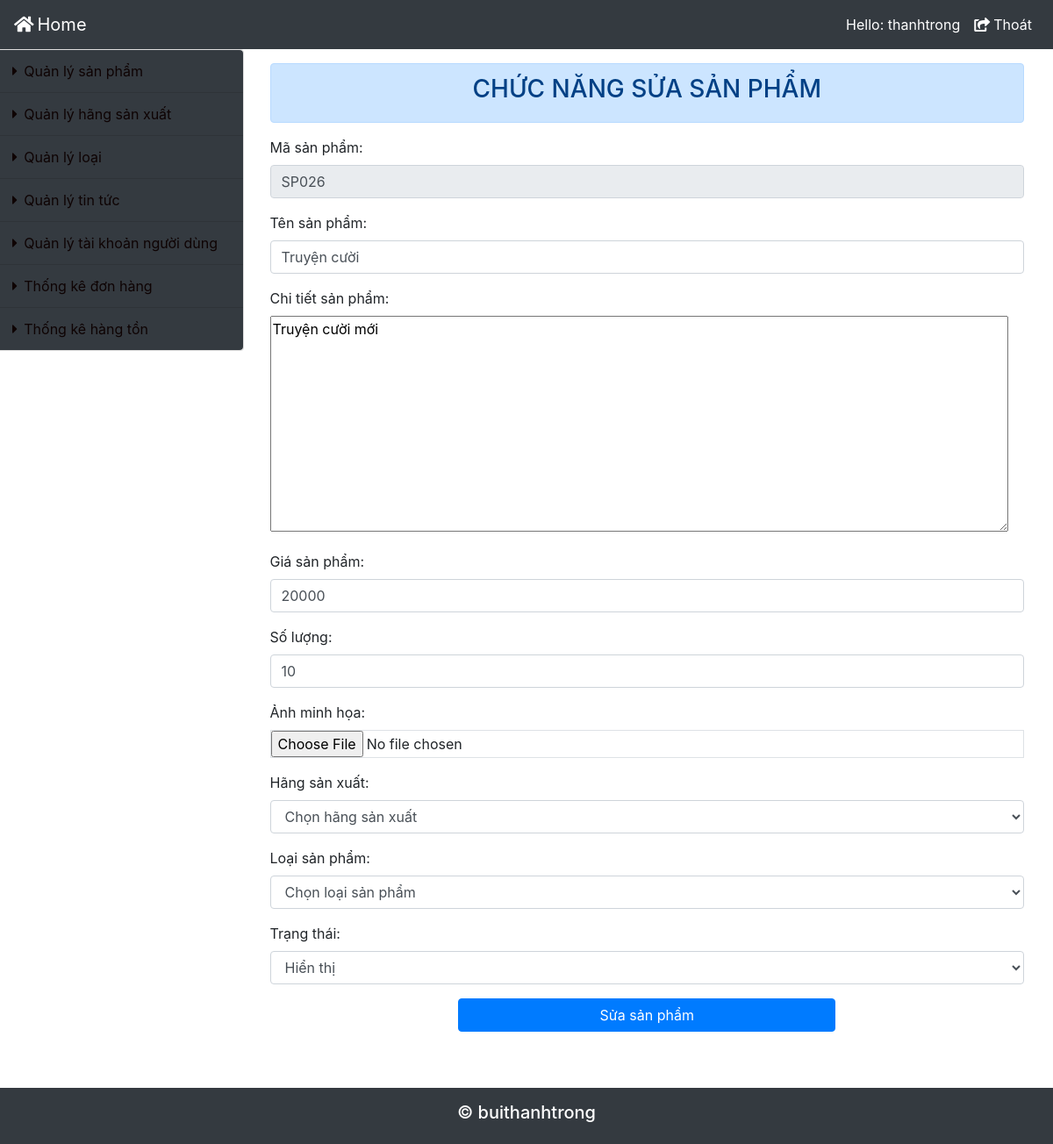
The page /Admin/index_admin.php?nc=suasp&id=26 (signed in) on the database its author committed.
### tables this page shows
CREATE TABLE `tbl_dmsp` (
  `ID` int(11) NOT NULL,
  `MaSP` varchar(50) NOT NULL,
  `TenSP` varchar(100) NOT NULL,
  `DienGiai` longtext NOT NULL,
  `DonGia` decimal(10,0) NOT NULL,
  `SoLuong` int(11) NOT NULL,
  `HinhAnh` varchar(100) NOT NULL,
  `IDLoai` int(11) NOT NULL,
  `IDHang` int(11) NOT NULL,
  `TrangThai` int(11) NOT NULL,
  `SoLuongBan` int(11) DEFAULT NULL
);

### Admin/fr_SuaSanPham.php (the view, shortened to what this page needs)
<?php
require("../connect/connect.php");
$id = $_GET['id'];
$sql_1 = "select * from tbl_dmsp where ID = '$id'";
$row_1 = mysqli_query($con, $sql_1);
$count = mysqli_num_rows($row_1);
if ($count > 0) {
    $nhapsp = mysqli_fetch_array($row_1);
}
?>
<div class="row">
    <div class="col-12">
        <div class="alert alert-primary mt-3 text-center" role="alert">
            <h3>CHỨC NĂNG SỬA SẢN PHẨM</h3>
        </div>
        <form action="" method="POST" enctype="multipart/form-data">
            <div class="form-group">
                <label>Mã sản phẩm:</label>
                <input type="text" class="form-control" readonly placeholder="Enter email" name="txt_MaSP" value="<?php echo $nhapsp['MaSP']; ?>">
            </div>
            <div class="form-group">
                <label>Tên sản phẩm:</label>
                <input type="text" class="form-control" placeholder="Enter password" name="txt_TenSP" value="<?php echo $nhapsp['TenSP']; ?>">
            </div>
            <div class="form-group">
                <label>Chi tiết sản phẩm:</label>
                <textarea id="editor1" name="txt_diengiai" cols="80" rows="10"><?php echo $nhapsp['DienGiai']; ?></textarea>
            </div>
            <div class="form-group">
                <label>Giá sản phẩm:</label>
                <input type="text" class="form-control" placeholder="Enter password" name="txt_DonGia" value="<?php echo $nhapsp['DonGia']; ?>">
            </div>
            <div class="form-group">
                <label>Số lượng:</label>
                <input type="text" class="form-control" placeholder="Enter email" name="txt_SoLuong" value="<?php echo $nhapsp['SoLuong']; ?>">
            </div>
            <div class="form-group">
                <label>Ảnh minh họa:</label>
                <input type="file" class="form-control-file border" name="txt_HinhAnh" value="<?php echo $nhapsp['HinhAnh']; ?>">
            </div>
            <div class="form-group">
                <label>Hãng sản xuất:</label>
                <select name="txt_IDHSX" class="form-control">
                    <option>Chọn hãng sản xuất</option>
                </select>
            </div>
            <div class="form-group">
                <label>Loại sản phẩm:</label>
                <select name="txt_IDChungLoai" class="form-control">
                    <option>Chọn loại sản phẩm</option>
                </select>
            </div>
            <div class="form-group">
                <label>Trạng thái:</label>
                <select name="txt_trangthai" class="form-control">
                    <option value="1">Hiển thị</option>
                </select>
            </div>
            <div class="text-center">
                <button type="submit" class="btn btn-primary w-50 mb-5" name="btn_SuaSP">Sửa sản phẩm</button>
            </div>
        </form>
    </div>
</div>

### rows shown on the page
tbl_dmsp: txt_MaSP "SP026", txt_TenSP "Truyện cười", txt_diengiai "Truyện cười mới", txt_DonGia "20000", txt_SoLuong "10"

### other values the page prints
$_SESSION['tendnadmin'] "thanhtrong"
